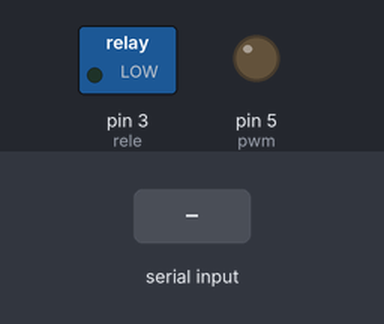
Bench run of a sketch on a simulated Arduino Uno, built with avr-gcc and run on an emulated ATmega328P. Shown: switched loads named in the sketch (green lamp = pin HIGH), output pins drawn as LEDs (lit = HIGH). The test bench sets the inputs (shaded band).

Above: at 1.2 s.
1.3 s: "a1" received over the second serial link
At 1.7 s:
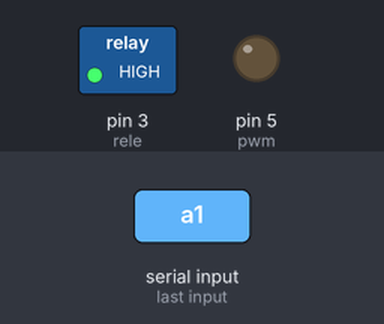
Timing chart, 0 to 4.3 s (numbered marks = the images above; inputs shaded):
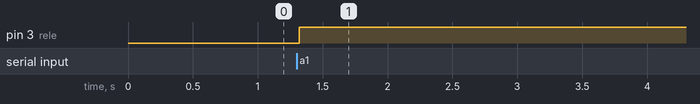

The sketch:

bluetoothPWM.ino
```cpp
#include <SoftwareSerial.h>

SoftwareSerial bluetooth(10,11);

#define rele 3
#define pwm 5

String comando = "";
char junk;

void setup() {
//Serial.begin(38400);
bluetooth.begin(38400);

pinMode(rele, OUTPUT);
pinMode(pwm, OUTPUT);

}

void loop() {
comando = "";

if(bluetooth.available()){
  while(bluetooth.available()){
    char caracter = bluetooth.read();

    comando += caracter;
    delay(10);
  }

    while (bluetooth.available() > 0)
    { junk = bluetooth.read() ; }

  if(comando == "a1") {

    if(digitalRead(rele) == HIGH){
      digitalWrite(rele, LOW);
      } else if(digitalRead(rele) == LOW){
      digitalWrite(rele, HIGH);
      }

  } else if (comando.substring(0,3) == "pwm") {

      analogWrite(pwm, 25.5*comando.substring(3).toInt());

  }
}
}
```

Measured:
- after the input at 1.3 s, pin 3 (rele): LOW → HIGH at once
